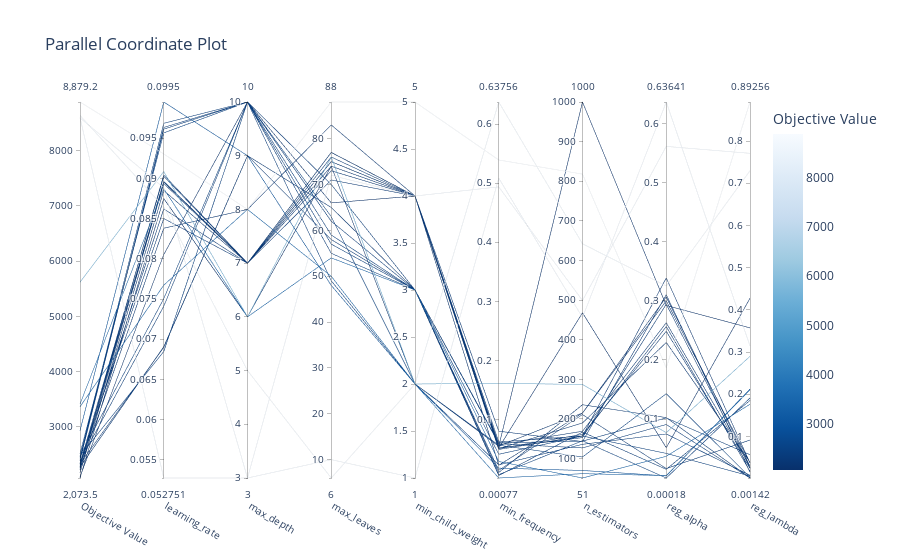

The notebook cell this image was saved under:
### Code cell
from optuna.visualization import plot_parallel_coordinate

# Grafico de coordenadas paralelas
plot_parallel_coordinate(study_p)
